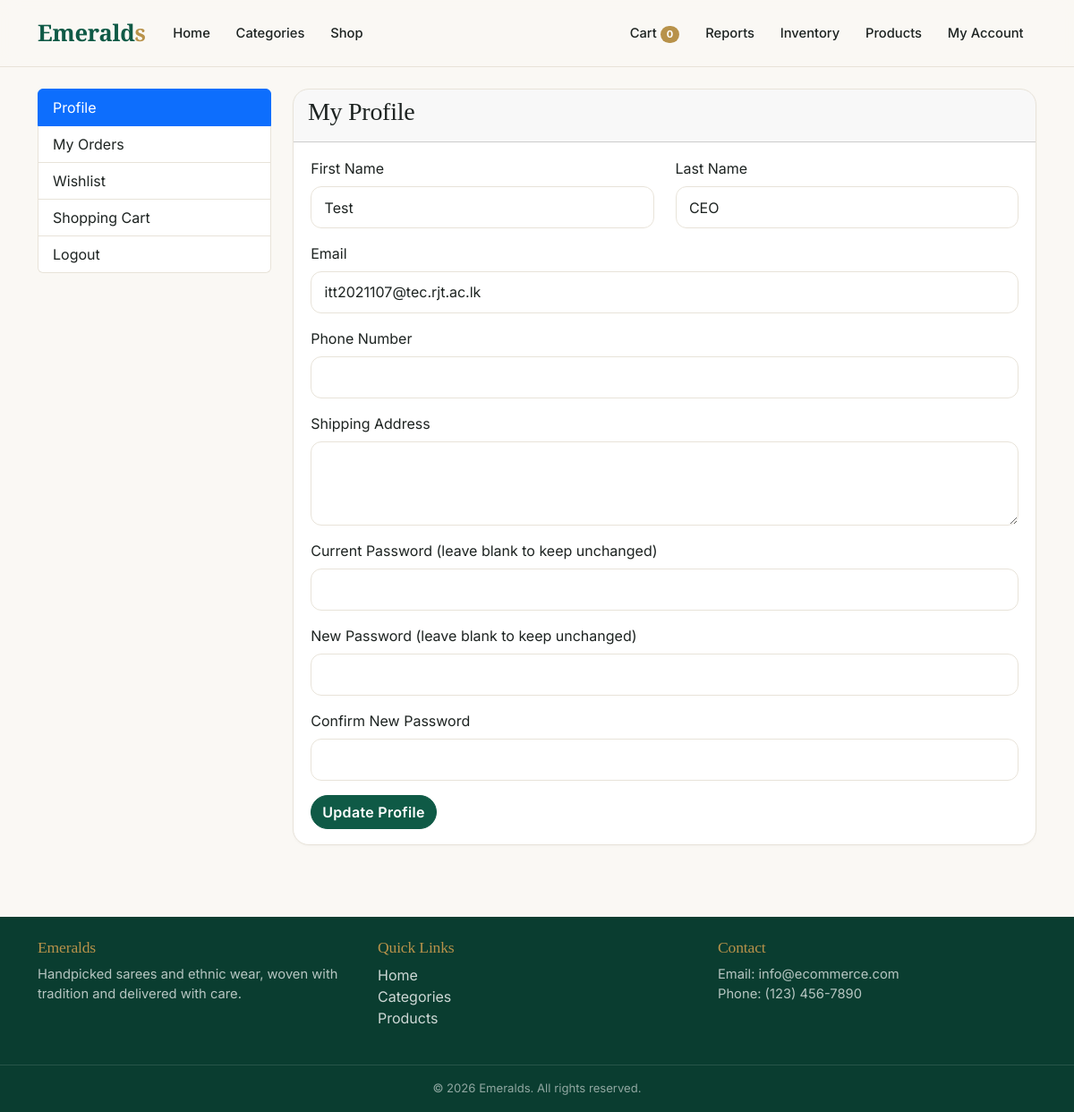
/customer/account.php (signed in), run on the app's committed database.
### tables this page shows
CREATE TABLE `user` (
  `userID` int(11) NOT NULL,
  `username` varchar(50) NOT NULL,
  `password` varchar(255) NOT NULL,
  `Email` varchar(100) NOT NULL,
  `Firstname` varchar(50) NOT NULL,
  `Lastname` varchar(50) NOT NULL,
  `Role` enum('System_admin','sales_manager','inventory_manager','warehouse_staff','customer_care','CEO','customer') NOT NULL,
  `Phonenumber` varchar(20) DEFAULT NULL,
  `Lastlogin` datetime DEFAULT NULL,
  `Status` enum('active','inactive','suspended') DEFAULT 'active',
  `JobTiitle` varchar(50) DEFAULT NULL,
  `accountCreationDate` datetime DEFAULT current_timestamp()
);

### customer/account.php (the view, shortened to what this page needs)
<?php
require_once '../includes/db_connect.php';
require_once '../includes/header.php';
$userId = $_SESSION['user_id'];
$stmt = $pdo->prepare("SELECT * FROM user WHERE userID = ?");
$stmt->execute([$userId]);
$user = $stmt->fetch(PDO::FETCH_ASSOC);
$_SESSION['cust_username'] = $cust_username = htmlspecialchars($user['username']);
$ctmt = $pdo->prepare("SELECT * FROM customer WHERE username = ?");
$ctmt->execute([$cust_username]);
$customer = $ctmt->fetch(PDO::FETCH_ASSOC);
require_once '../includes/header.php';
?>
<div class="row">
    <div class="col-md-3">
        <div class="list-group">
            <a href="http://localhost:8080/ecommerce//customer/account.php" class="list-group-item list-group-item-action active">Profile</a>
            <a href="http://localhost:8080/ecommerce//customer/orders.php" class="list-group-item list-group-item-action">My Orders</a>
            <a href="http://localhost:8080/ecommerce//customer/wishlist.php" class="list-group-item list-group-item-action">Wishlist</a>
            <a href="http://localhost:8080/ecommerce//customer/cart.php" class="list-group-item list-group-item-action">Shopping Cart</a>
            <a href="http://localhost:8080/ecommerce//logout.php" class="list-group-item list-group-item-action">Logout</a>
        </div>
    </div>
    <div class="col-md-9">
        <div class="card">
            <div class="card-header">
                <h3>My Profile</h3>
            </div>
            <div class="card-body">
                <form action="./update_profile.php" method="POST">
                    <div class="row mb-3">
                        <div class="col-md-6">
                            <label for="firstname" class="form-label">First Name</label>
                            <input type="text" class="form-control" id="firstname" name="firstname" value="<?php echo htmlspecialchars($user['Firstname']); ?>" required>
                        </div>
                        <div class="col-md-6">
                            <label for="lastname" class="form-label">Last Name</label>
                            <input type="text" class="form-control" id="lastname" name="lastname" value="<?php echo htmlspecialchars($user['Lastname']); ?>" required>
                        </div>
                    </div>
                    <div class="mb-3">
                        <label for="email" class="form-label">Email</label>
                        <input type="email" class="form-control" id="email" name="email" value="<?php echo htmlspecialchars($user['Email']); ?>" required>
                    </div>
                    <div class="mb-3">
                        <label for="phonenumber" class="form-label">Phone Number</label>
                        <input type="tel" class="form-control" id="phonenumber" name="phonenumber" value="<?php echo htmlspecialchars($user['Phonenumber']); ?>">
                    </div>
                    <div class="mb-3">
                        <label for="shippingaddress" class="form-label">Shipping Address</label>
                        <?php
                        if (htmlspecialchars($customer['shippingaddress']) != NULL) {
                        ?>
                            <textarea class="form-control" id="shippingaddress" name="shippingaddress" rows="3"><?php echo htmlspecialchars($customer['shippingaddress']); ?></textarea>
                        <?php
                        } else {
                        ?>
                            <textarea class="form-control" id="shippingaddress" name="shippingaddress" rows="3"></textarea>
                        <?php
                        }
                        ?>
                    </div>
                    <div class="mb-3">
                        <label for="current_password" class="form-label">Current Password (leave blank to keep unchanged)</label>
                        <input type="password" class="form-control" id="current_password" name="current_password">
                    </div>
                    <div class="mb-3">
                        <label for="new_password" class="form-label">New Password (leave blank to keep unchanged)</label>
                        <input type="password" class="form-control" id="new_password" name="new_password">
                    </div>
                    <div class="mb-3">
                        <label for="confirm_password" class="form-label">Confirm New Password</label>
                        <input type="password" class="form-control" id="confirm_password" name="confirm_password">
                    </div>
                    <button type="submit" class="btn btn-danger">Update Profile</button>
                </form>
            </div>
        </div>
    </div>
</div>
<?php require_once '../includes/footer.php'; ?>

### assets/css/style.css (style rules this page uses)
:root { --em:#0f5a46; --em-dark:#0a3d30; --em-soft:#e7f1ed; --gold:#b8924a; --ink:#1d2321; --muted:#6b7570; --bg:#faf8f4; --line:#e8e3d9; --bs-body-font-family:'Inter',system-ui,sans-serif; --bs-body-color:var(--ink); }
body { font-family:'Inter',system-ui,sans-serif;background:var(--bg);color:var(--ink);-webkit-font-smoothing:antialiased }
h1,h2,h3,h4,h5,.navbar-brand { font-family:'Playfair Display',Georgia,serif;letter-spacing:-.01em }
a { color:var(--em) }
.btn { border-radius:999px;font-weight:600;letter-spacing:.02em;transition:all .25s }
.btn-danger { background:var(--em);border-color:var(--em);color:#fff }
.card { border:1px solid var(--line);border-radius:18px;background:#fff;overflow:hidden;box-shadow:0 1px 3px rgba(0,0,0,.03);transition:transform .35s,box-shadow .35s }
.card-body { padding:1.1rem 1.2rem }
.form-control,.form-select { border-radius:12px;border-color:var(--line);padding:.65rem .9rem }
.list-group-item,.accordion-item { border-color:var(--line) }

### data on the page
user: firstname "Test", lastname "CEO", email "itt2021107@tec.rjt.ac.lk"

### other printed values
$cart_item_number "0"
